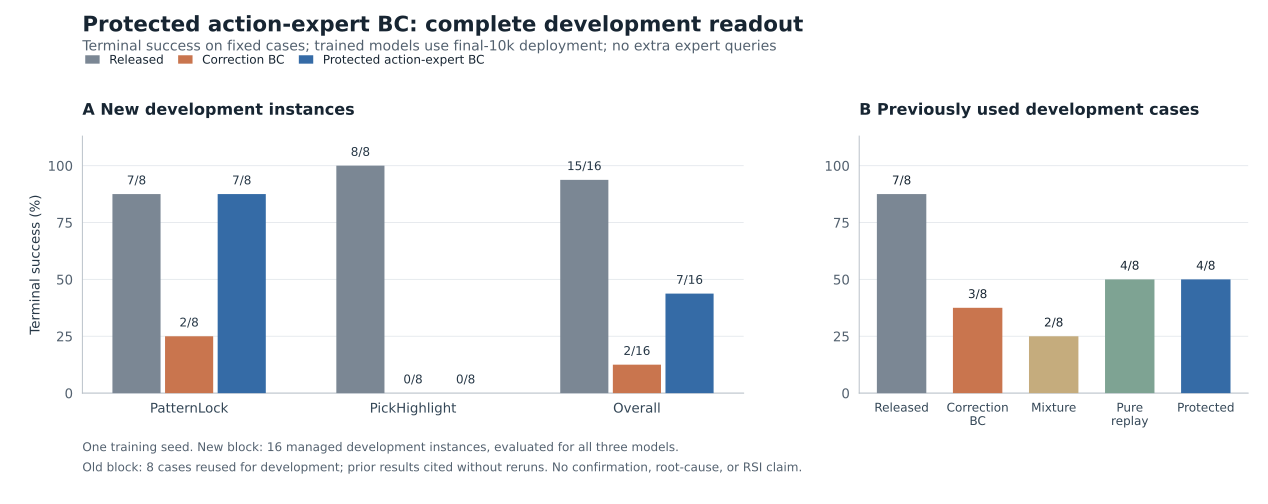

Write Python code to recreate this figure.
"""Plot the published, verified development summary; no model or environment calls.

Reproduce with matplotlib==3.10.9 and numpy==2.2.6:
  python protected-boundary-development-v1.py --data path/to/robomme-protected-boundary.json
"""
from pathlib import Path
import argparse
import hashlib
import json

import matplotlib
matplotlib.use('Agg')
import matplotlib.pyplot as plt
import numpy as np


def main():
    parser = argparse.ArgumentParser(description=__doc__)
    parser.add_argument('--data', type=Path, default=Path(__file__).resolve().parents[2] / 'data/robomme-protected-boundary.json')
    parser.add_argument('--output-dir', type=Path, default=Path(__file__).resolve().parent)
    args = parser.parse_args()
    payload = args.data.read_bytes()
    data = json.loads(payload)
    assert data['readout']['completed_at_observation'] == 56
    groups = data['development_readout']['groups']
    old = data['protected_old8_readout']['versions']
    models = ['released', 'full_correction_seed7', 'protected_seed7']
    labels = ['Released', 'Correction BC', 'Protected action-expert BC']
    colors = ['#7B8794', '#C9754E', '#356BA6']
    plt.rcParams.update({'font.family': 'DejaVu Sans', 'font.size': 10, 'axes.titlesize': 12,
                         'axes.labelsize': 10, 'axes.edgecolor': '#B5BDC5', 'axes.linewidth': .7,
                         'text.color': '#172532', 'axes.labelcolor': '#263746', 'xtick.color': '#334656',
                         'ytick.color': '#53616F', 'svg.fonttype': 'none', 'pdf.fonttype': 42,
                         'svg.hashsalt': 'robomme-protected-boundary-v1'})
    fig, axes = plt.subplots(1, 2, figsize=(13.2, 5.25), gridspec_kw={'width_ratios': [1.7, 1]})
    fig.subplots_adjust(left=.065, right=.985, bottom=.22, top=.73, wspace=.22)
    fig.suptitle('Protected action-expert BC: complete development readout', x=.065, y=.97, ha='left', fontsize=16, weight='semibold')
    fig.text(.065, .90, 'Terminal success on fixed cases; trained models use final-10k deployment; no extra expert queries', fontsize=10.5, color='#53616F')
    tasks = ['PatternLock', 'PickHighlight', 'Overall']
    xs = np.arange(3)
    for j, (key, label, color) in enumerate(zip(models, labels, colors)):
        g = groups[key + ':fresh16']
        counts = [g['tasks'][t] for t in tasks[:2]] + [g]
        ys = [100 * c['successes'] / c['cases'] for c in counts]
        bars = axes[0].bar(xs + (j - 1) * .235, ys, width=.215, color=color, label=label, zorder=3)
        for b, c in zip(bars, counts):
            axes[0].text(b.get_x() + b.get_width()/2, b.get_height() + 3.2, f"{c['successes']}/{c['cases']}", ha='center', va='bottom', fontsize=9, color='#263746')
    axes[0].set_xticks(xs, tasks)
    axes[0].set_title('A   New development instances', loc='left', pad=16, weight='semibold')
    axes[0].set_ylabel('Terminal success (%)')
    axes[0].legend(frameon=False, loc='lower left', bbox_to_anchor=(-.012, 1.23), ncol=3, fontsize=9, handlelength=1.2, columnspacing=1.2)
    old_keys = ['initial', 'correction_only', 'mixture', 'pure_replay', 'protected']
    old_labels = ['Released', 'Correction\nBC', 'Mixture', 'Pure\nreplay', 'Protected']
    old_colors = [colors[0], colors[1], '#C5AC7D', '#7EA393', colors[2]]
    vals = [old[k] for k in old_keys]
    bars = axes[1].bar(np.arange(5), [100*v['success']/v['total'] for v in vals], width=.65, color=old_colors, zorder=3)
    for b, v in zip(bars, vals):
        axes[1].text(b.get_x()+b.get_width()/2, b.get_height()+3.2, f"{v['success']}/{v['total']}", ha='center', va='bottom', fontsize=9)
    axes[1].set_xticks(np.arange(5), old_labels, fontsize=9)
    axes[1].set_title('B   Previously used development cases', loc='left', pad=16, weight='semibold')
    for ax in axes:
        ax.set_ylim(0, 113)
        ax.set_yticks([0, 25, 50, 75, 100])
        ax.grid(axis='y', color='#E5E9ED', linewidth=.7, zorder=0)
        ax.spines[['top', 'right']].set_visible(False)
        ax.tick_params(axis='both', length=0, pad=7)
        ax.set_axisbelow(True)
    fig.text(.065, .105, 'One training seed. New block: 16 managed development instances, evaluated for all three models.', fontsize=9, color='#53616F')
    fig.text(.065, .065, 'Old block: 8 cases reused for development; prior results cited without reruns. No confirmation, root-cause, or RSI claim.', fontsize=9, color='#53616F')
    args.output_dir.mkdir(parents=True, exist_ok=True)
    stem = args.output_dir / 'protected-boundary-development-v1'
    description = 'Data SHA256: ' + hashlib.sha256(payload).hexdigest() + '; owner report SHA256: ' + data['development_readout']['owner_report_sha256']
    fig.savefig(stem.with_suffix('.svg'), metadata={'Date': None, 'Description': description})
    fig.savefig(stem.with_suffix('.pdf'), metadata={'CreationDate': None, 'ModDate': None, 'Subject': description})
    fig.savefig(stem.with_suffix('.png'), dpi=190, metadata={'Description': description})
    plt.close(fig)
    print(json.dumps({'figure': stem.name, 'data_sha256': hashlib.sha256(payload).hexdigest(), 'matplotlib': matplotlib.__version__, 'numpy': np.__version__}))


if __name__ == '__main__':
    main()
